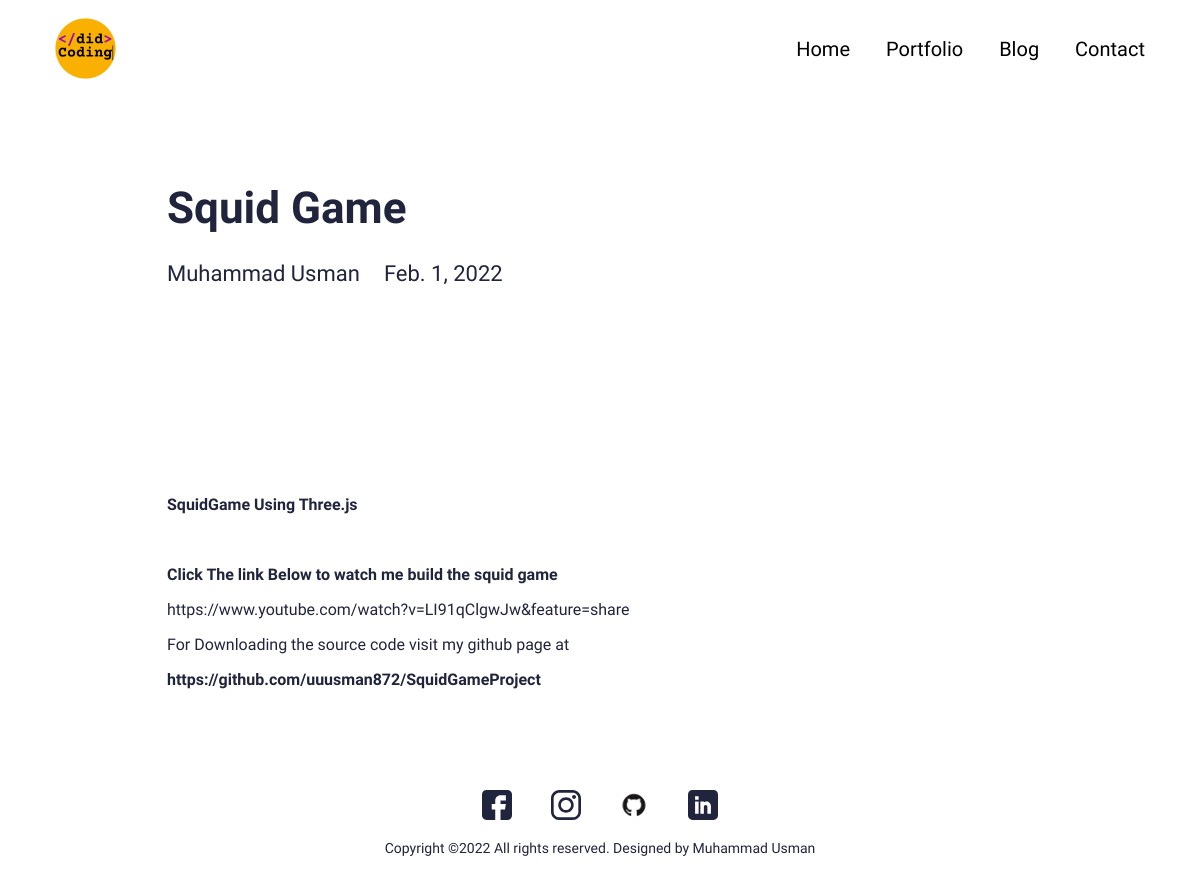
Page /blog/squid-game on the committed database.
### backend/models.py (models this page shows, shortened)
class Blog(models.Model):
    class Meta:
        verbose_name_plural = 'Blog Profiles'
        verbose_name = 'Blog'
        ordering = ["timestamp"]
    timestamp = models.DateTimeField(auto_now_add=True)
    author = models.CharField(max_length=200, blank=True, null=True)
    name = models.CharField(max_length=200, blank=True, null=True)
    description = models.CharField(max_length=500, blank=True, null=True)
    body = RichTextField(blank=True, null=True)
    slug = models.SlugField(null=True, blank=True)
    image = models.ImageField(blank=True, null=True, upload_to="blog")
    is_active = models.BooleanField(default=True)

### backend/views.py (the view)
# urls.py: path('blog/<slug:slug>', views.BlogDetailView.as_view(), name="blog"),
class BlogDetailView(generic.DetailView):
	model = Blog
	template_name = "backend/blog-detail.html"

### resume/context_processor.py (called while the page is built)
def project_context(request):
    context = {
        'me': User.objects.first()
    }
    return context

### backend/templates/backend/blog-detail.html (shortened to what this page needs)
{% extends 'backend/base.html' %}
{% load static %}
{% block content %}
<section>
  <div class="innerPageBannerCol">
    <div class="container">
      <div class="row g-4 g-md-3  align-items-center">
        <div class="col-md-6">
          <div class="bannerContent">
            <h1 class="xlTitle pb-md-3">{{object.name|title}}</h1>
          </div>
        </div>
      </div>
      <div class="row">
        <div class="col-md-auto">
          <div class="authorCol">
            <h4 class="smTitle pb-3">{{object.author|title}}</h4>
          </div>
        </div>
        <div class="col-md">
          <h4 class="smTitle pb-3">{{object.timestamp.date}}</h4>
        </div>
      </div>
    </div>
  </div>
</section>
<section>
  <div class="sectionSpaceSm">
    <div class="container">
      {{object.body|safe}}
    </div>
  </div>
</section>
{% endblock %}

### static/css/style.css (style rules this page uses)
:root { --primaryColor: #9C07B6; --primaryDarkColor: #3D0048; --primaryHoverColor: #900AA8; --secondaryColor: #F9B000; --baseColor: #21243D; --baseFont: 'Heebo', sans-serif; --titleFont: 'Courier Prime', monospace; --regular: 400; --medium: 500; --bold: 700; --black: 900; --lightBg: #F1F1F1; }
html { scroll-behavior: smooth; }
body { font-family: var(--baseFont); color: var(--baseColor); line-height: normal; }
.xlTitle { font-size: 44px; line-height: 1.3; font-weight: var(--bold); font-family: var(--titleFont) }
.smTitle { font-size: 22px; line-height: normal; font-weight: var(--regular); font-family: var(--titleFont) }
.sectionSpaceSm { padding: 35px 0; }
.innerPageBannerCol { padding: 180px 0 150px; }
@media (min-width:992px) { .container, .container-lg, .container-md, .container-sm, .container-xl, .container-xxl { max-width: 890px; } }

### rows in the picture
Blog: name "Squid Game", author "Muhammad Usman", timestamp "Feb. 1, 2022", body "SquidGame Using Three.js Click The link Below to watch me build the squid game https://www.youtube.com/watch?v=LI91qClgwJw&feature=share For Downloading the source code visit my github page at https://github.com/uuusman872/SquidGameProject"
